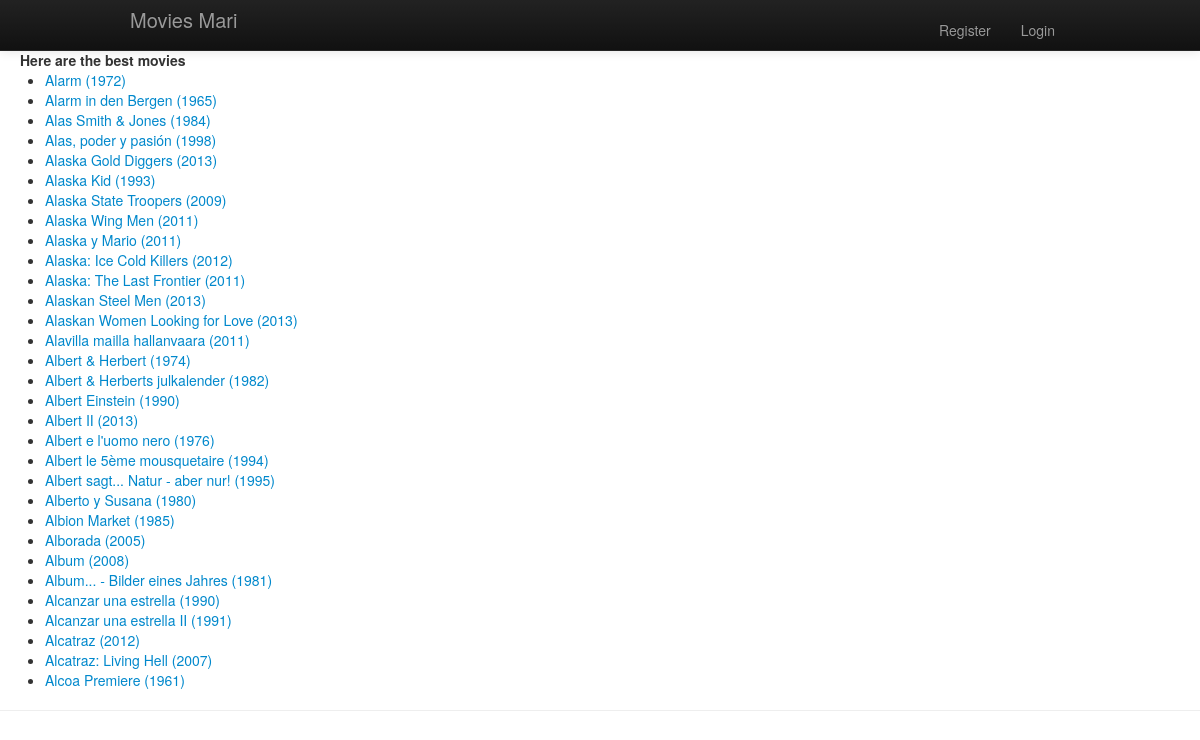
Page /movies/ on the committed database.
### movies/models.py (models this page shows, shortened)
class Movie(models.Model):
    title = models.CharField(max_length=100, unique=True)
    year = models.CharField(max_length=50)
    imdb_rank = models.FloatField(default=0)
    imdb_votes = models.IntegerField(default=0)
    rating = models.FloatField(default=0)
    total_votes = models.IntegerField(default=0)

### movies/views.py (the view)
def index(request):
    context = RequestContext(request)
    movies_list = Movie.objects.order_by('title')
    context_dict = {'boldmessage': "Here are the best movies", 'movies': movies_list}
    return render_to_response('movies/index.html', context_dict, context)

### templates/movies/index.html (shortened to what this page needs)
{% extends 'movies/base.html' %}
{% block body_block %}
<div style="margin-top:50px;margin-left:20px">
    <strong>{{ boldmessage }}</strong><br/>
    {% if movies %}
        <ul>
            {% for movie in movies %}
                <li><a href="/movies/movie/{{ movie.id }}">{{ movie.title }}  ({{ movie.year }})</a></li>
            {% endfor %}
        </ul>
    {% else %}
        <strong>There are no movies present.</strong>
    {% endif %}
</div>
{% endblock %}

### rows in the picture
Movie: title "Alarm", year "1972"
Movie: title "Alarm in den Bergen", year "1965"
Movie: title "Alas Smith & Jones", year "1984"
Movie: title "Alas, poder y pasión", year "1998"
Movie: title "Alaska Gold Diggers", year "2013"
Movie: title "Alaska Kid", year "1993"
Movie: title "Alaska State Troopers", year "2009"
Movie: title "Alaska Wing Men", year "2011"
Movie: title "Alaska y Mario", year "2011"
Movie: title "Alaska: Ice Cold Killers", year "2012"
Movie: title "Alaska: The Last Frontier", year "2011"
Movie: title "Alaskan Steel Men", year "2013"
Movie: title "Alaskan Women Looking for Love", year "2013"
Movie: title "Alavilla mailla hallanvaara", year "2011"
Movie: title "Albert & Herbert", year "1974"
Movie: title "Albert & Herberts julkalender", year "1982"
Movie: title "Albert Einstein", year "1990"
Movie: title "Albert II", year "2013"
Movie: title "Albert e l'uomo nero", year "1976"
Movie: title "Albert le 5ème mousquetaire", year "1994"
Movie: title "Albert sagt... Natur - aber nur!", year "1995"
Movie: title "Alberto y Susana", year "1980"
Movie: title "Albion Market", year "1985"
Movie: title "Alborada", year "2005"
Movie: title "Album", year "2008"
Movie: title "Album... - Bilder eines Jahres", year "1981"
Movie: title "Alcanzar una estrella", year "1990"
Movie: title "Alcanzar una estrella II", year "1991"
Movie: title "Alcatraz", year "2012"
Movie: title "Alcatraz: Living Hell", year "2007"
Movie: title "Alcoa Premiere", year "1961"

### other values in the picture
{{ boldmessage }} "Here are the best movies"
